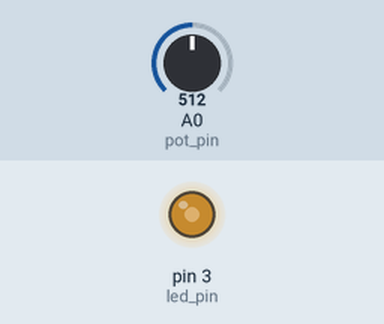
Recording of a sketch running on a simulated Arduino Uno, built with avr-gcc and run on an emulated ATmega328P. Shown: output pins drawn as LEDs (lit = HIGH). Inputs (shaded band) come from the test bench; at power-on: A0 (pot_pin) = 512.

Above: at 1.2 s.
1.3 s: A0 (pot_pin) set to 716
At 2.5 s:
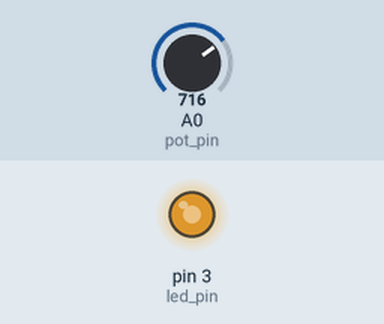
2.8 s: A0 (pot_pin) set to 900
At 3.6 s:
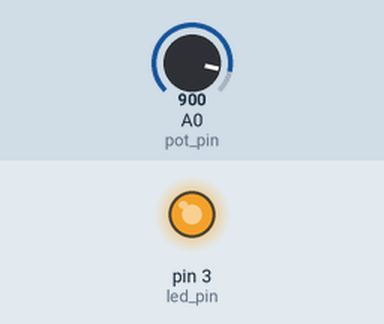
4.3 s: A0 (pot_pin) set to 122
At 4.7 s:
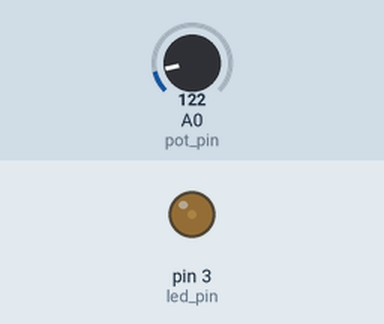
5.8 s: A0 (pot_pin) set to 0
At 6.1 s:
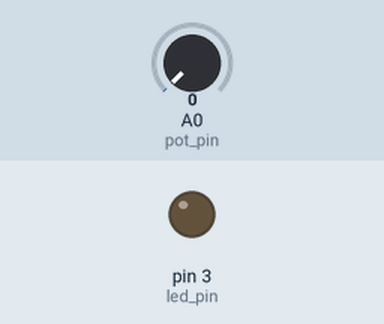
Timing chart, 0 to 8.3 s (numbered marks = the images above; inputs shaded):
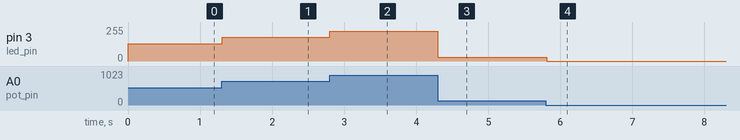

Measured:
- after the input at 1.3 s, pin 3 (led_pin): 128/255 → 179/255 at once
- after the input at 2.8 s, pin 3 (led_pin): 179/255 → 225/255 at once
- after the input at 4.3 s, pin 3 (led_pin): 225/255 → 30/255 at once
- after the input at 5.8 s, pin 3 (led_pin): 30/255 → 0/255 at once

The sketch:

sketch_dimmer.ino
```cpp
// Change voltage per LED using potentiometr
#define pot_pin A0 // Potentiometr pin
#define led_pin 3  // Light pin

int pot_val = 0;

void setup()
{
  pinMode(led_pin, OUTPUT); // Initialize LED pin
}

void loop()
{
  pot_val = analogRead(pot_pin);     // Read analog data

  analogWrite(led_pin, pot_val / 4); // Write analog data

  delay(10);                         // Timeout 10 milisec
}
```
